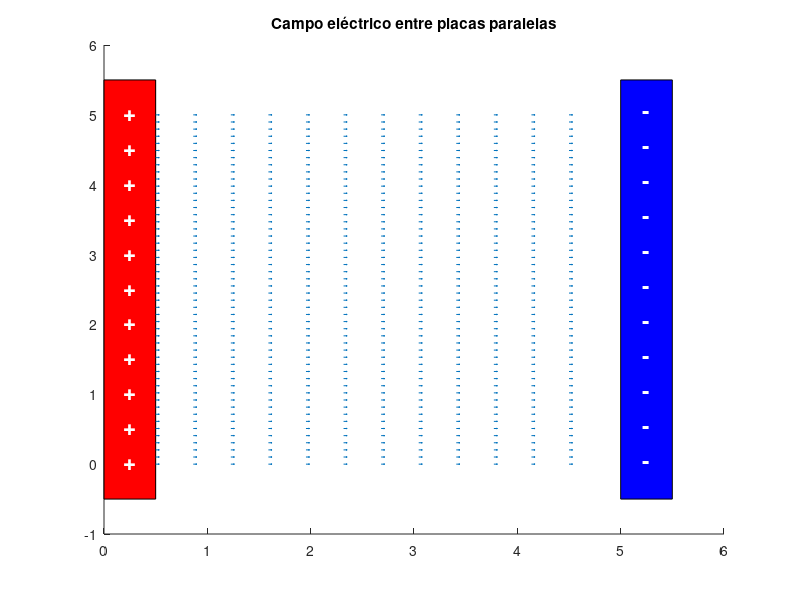

Source code (MATLAB):
% Campo con geometría variable.

% ---- INPUTS DEL USUARIO ----
d = input('Separación entre placas (m): ');
L = input('Altura de las placas (m): ');
V_voltaje = input('Voltaje (V): ');

% ---- CAMPO ELÉCTRICO ----
E = V_voltaje / d;

% ---- GRILLA DE FLECHAS ----
% Llena el espacio entre placas en X, y la altura L en Y
[X, Y] = meshgrid(linspace(0.5, d-0.5, 12), linspace(0, L, 50));

hold on;

% ---- COMPONENTES DEL CAMPO (uniforme) ----
U = ones(size(X)) * E;   % horizontal, constante en todo punto
V = zeros(size(Y));      % sin componente vertical


% Placas
rectangle('Position', [0,    -0.5, 0.5, L+1], 'FaceColor', 'r');
rectangle('Position', [d,    -0.5, 0.5, L+1], 'FaceColor', 'b');

% ---- GRAFICADO ----
quiver(X, Y, U, V, 0.1);

% Signos sobre las placas
for y_pos = 0:0.5:L
    text(0.25, y_pos, '+', 'FontSize', 16, 'Color', 'white', ...
        'HorizontalAlignment', 'center', 'FontWeight', 'bold');
    text(d+0.25, y_pos, '-', 'FontSize', 16, 'Color', 'white', ...
        'HorizontalAlignment', 'center', 'FontWeight', 'bold');
end

title('Campo eléctrico entre placas paralelas');
hold off;
